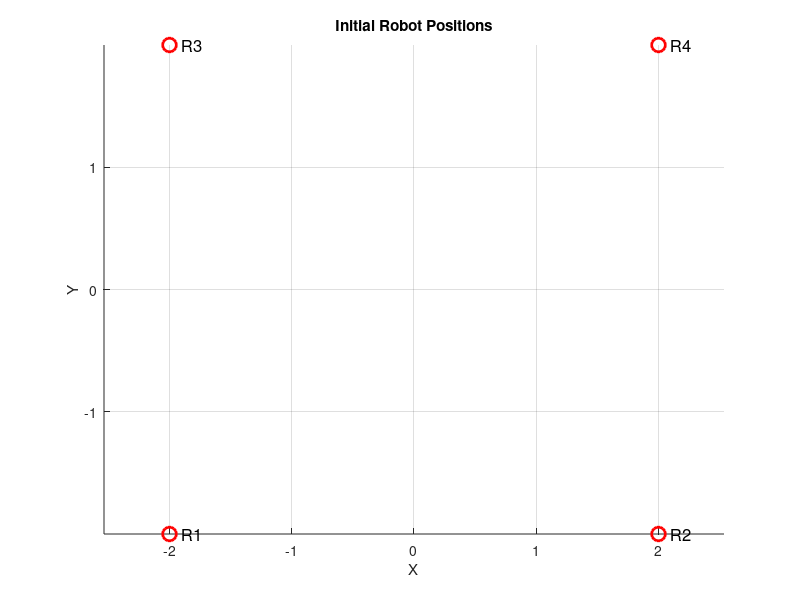

Write the MATLAB code that produced this figure. (Note: this script raises an error after producing the figure.)
fclose all; close all; clear all; clc;% Load data with original column names
% Main script
global global_noise_factor;
global global_noise_range;

global_noise_range = 0.1;
global_noise_factor = 0.0;


% Initial positions of robots
robot_start_positions = [-2 -2; 2 -2; -2 2; 2 2]
% robot_start_positions = [0 0; 5 0; 3 3; 0 5]
%       ; 2 2; 5 1; 0 2; 4 2];  % Each row is [x, y] for one robot 

positions = robot_start_positions;
figure;
hold on;
for i = 1:size(positions, 1)
    plot(positions(i,1), positions(i,2), 'ro', 'MarkerSize', 10, 'LineWidth', 2);
    text(positions(i,1)+0.1, positions(i,2), sprintf('R%d', i), 'FontSize', 12);
end
grid on;
xlabel('X');
ylabel('Y');
hold off;
title('Initial Robot Positions');
axis equal;

robot_movement= [3 1 1;
                 1 3 1;
                 2 1 2;
                 3 2 1];

%% Start conditions
% Plot initial positions
estimated_positions = robot_start_positions;  % Robot_positions would be a delinked version that shows what the robots think their location is
actual_positions = robot_start_positions;


%% Movement
% Movement of robots one step at a time

% estimated_positions = calculated_move_displacement(estimated_positions, 3, 1,1, 0.5);

robot_id = 3;
dx = 5; 
dy = 5;

estimated_positions = move_to_target(estimated_positions, 1, -1, -1, 0.5);
estimated_positions = move_to_target(estimated_positions, 2, 1, -1, 0.5);
estimated_positions = move_to_target(estimated_positions, 3, -1, 1, 0.5);
estimated_positions = move_to_target(estimated_positions, 4, 1, 1, 0.5);

for i = 1:100
    estimated_positions = move_to_target(estimated_positions, 1, -1, -1, 0.5);
    estimated_positions = move_to_target(estimated_positions, 2, 1, -1, 0.5);
    estimated_positions = move_to_target(estimated_positions, 3, -1, 1, 0.5);
    estimated_positions = move_to_target(estimated_positions, 4, 1, 1, 0.5);
end


%     % Obtain position from sensor after other robots moved 
% %     distances = computeDistances(actual_positions);
% %     robot_received_data = getNeighborData(estimated_positions, distances, robot_id); % Get neighbour data
% %     estimated_positions(robot_id,:) = Trilateration_2D(robot_received_data);    % calculate own position
% 
%     plotRobotsAfter(estimated_positions);
% 
%     actual_positions = moveRobot(actual_positions, robot_id, dx, dy);
% 
%     % Estimate it's movement again
%     distances = computeDistances(actual_positions);
%     robot_received_data = getNeighborData(estimated_positions, distances, robot_id); % Get neighbour data
%     estimated_positions(robot_id,:) = Trilateration_2D(robot_received_data);    % calculate own position
% 
% 
% 
% % Obtain position from sensor
%     distances = computeDistances(actual_positions);
%     robot_received_data = getNeighborData(estimated_positions, distances, robot_id); % Get neighbour data
%     estimated_positions(robot_id,:) = Trilateration_2D(robot_received_data);    % calculate own position
% 
    plotRobotsAfter(estimated_positions);





%     robot_positions = moveRobot(robot_positions, robot_id, dx, dy);
%     robot_received_data = getNeighborData(robot_positions, distances, robot_id); % Get neighbour data
%     [x, y] = Trilateration_2D(robot_received_data);    % calculate own position
%     robot_positions(robot_id,:) = [x,y];                % Update own position 



% robot_positions = calculated_move_displacement(robot_positions, 1, 3,1, 1);
% robot_positions = calculated_move_displacement(robot_positions, 2, 1,2, 1);
% robot_positions = calculated_move_displacement(robot_positions, 3, 2,1, 1);



%% Final position plotting
positions = actual_positions;
for i = 1:size(positions, 1)
    plot(positions(i,1), positions(i,2), 'ro', 'MarkerSize', 10, 'LineWidth', 2);
end



%%
function robot_positions = move_to_target(robot_positions, robot_id, target_x, target_y, step_size)
    % Step 1: Estimate current position using trilateration
    distances = computeDistances(robot_positions);
    neighbor_data = getNeighborData(robot_positions, distances, robot_id); 
    [x_est, y_est] = Trilateration_2D(neighbor_data);
    robot_positions(robot_id, :) = [x_est, y_est];  % Update estimated position
    
    % Step 2: Compute total displacement
    total_dx = target_x - x_est;
    total_dy = target_y - y_est;
    total_distance = norm([total_dx, total_dy]);
    
    % Step 3: Calculate number of steps
    steps = max(1, round(total_distance / step_size));
    
    % Step 4: Compute displacement per step
    dx_step = total_dx / steps;
    dy_step = total_dy / steps;
    
    % Step 5: Interpolated movement
    for i = 1:steps
        robot_positions = calculated_move(robot_positions, robot_id, dx_step, dy_step);
    end

    % Step 6: Final position update using trilateration
    distances = computeDistances(robot_positions);
    neighbor_data = getNeighborData(robot_positions, distances, robot_id);
    [x_est, y_est] = Trilateration_2D(neighbor_data);
    robot_positions(robot_id, :) = [x_est, y_est];
    
    % Optional: plot after movement
    plotRobotsAfter(robot_positions);
end

function robot_positions = calculated_move(robot_positions, robot_id, dx,dy)
    robot_positions = moveRobot(robot_positions, robot_id, dx, dy);
    distances = computeDistances(robot_positions);
    robot_received_data = getNeighborData(robot_positions, distances, robot_id); % Get neighbour data
    [x, y] = Trilateration_2D(robot_received_data);    % calculate own position
    robot_positions(robot_id,:) = [x,y];                % Update own position 
    plotRobotsAfter(robot_positions);
end


function robot_positions = calculated_move_displacement(robot_positions, robot_ids, x, y, speed)
    % robot_positions: Current positions of robots (n x 2 matrix)
    % robot_ids:       Array of robot ids to be moved
    % x, y:            The target position to move towards
    % dx, dy:          The total displacement (dx, dy)
    
    % Calculate the displacement vector from current position to target position
    displacement = [x, y];  % Target displacement for robot
    
    % Calculate the total distance to move using Pythagoras' theorem
    total_distance = norm(displacement);  % Total distance between current and target
    
    % Calculate the number of sub-steps needed
    % Each step will cover a small portion of the total displacement
    steps = 5;  % Number of steps (you can adjust this for finer control)
    if total_distance < 0.001  % If the displacement is very small, set to 1 step
        steps = 1;
    end
    
    % Calculate incremental movement per sub-step
    % The distance moved in each step
    dx_step = speed / steps;  % Incremental dx per step
    dy_step = speed / steps;  % Incremental dy per step
    
    % For each robot, move according to the steps
    for i = 1:length(robot_ids)
        robot_id = robot_ids(i);
        
        % Interpolate robot's position over each sub-step
        for j = 1:steps
            % Incremental movement for the robot
            robot_positions = calculated_move(robot_positions, robot_id, dx_step, dy_step);
        end
    end
end



%% Function for trilateration
function data = getNeighborData(robot_positions, distances, robot_id)
    % robot_positions: n x 2 matrix [x, y]
    % distances:       n x n matrix (distance from i to j)
    % robot_id:        index of the current robot (1 to n)

    n = size(robot_positions, 1);
    
    if robot_id > n || robot_id < 1
        error('robot_id is out of bounds.');
    end
    
    % Exclude the current robot
    idx = setdiff(1:n, robot_id);
    
    % Get neighbor positions and distances
    neighbor_positions = robot_positions(idx, :);
    neighbor_distances = distances(robot_id, idx)';
    
    % Combine into [x, y, d] format
    data = [neighbor_positions, neighbor_distances];
end



%% Function for trilateration
function [x, y] = Trilateration_2D(data)
    n = size(data, 1);
    
    if n < 2
        error('At least two reference points are required.');
    elseif n == 2
        % Two-circle intersection (choose one of the two possible points)
        [x1, y1, d1] = deal(data(1,1), data(1,2), data(1,3));
        [x2, y2, d2] = deal(data(2,1), data(2,2), data(2,3));
        
        D = sqrt((x2 - x1)^2 + (y2 - y1)^2);

        if D > d1 + d2 || D < abs(d1 - d2) || D == 0
            error('No solution: the circles do not intersect or are coincident.');
        end

        a = (d1^2 - d2^2 + D^2) / (2 * D);
        px = x1 + a * (x2 - x1) / D;
        py = y1 + a * (y2 - y1) / D;
        h = sqrt(d1^2 - a^2);
        rx = -(y2 - y1) * (h / D);
        ry =  (x2 - x1) * (h / D);

        x = px + rx;  % First possible solution
        y = py + ry;
        
    else
        % Least-squares trilateration for 3+ references
        A = [];
        b = [];
        x1 = data(1,1);
        y1 = data(1,2);
        d1 = data(1,3);

        for i = 2:n
            xi = data(i,1);
            yi = data(i,2);
            di = data(i,3);
            
            A_i = [2*(xi - x1), 2*(yi - y1)];
            b_i = d1^2 - di^2 + xi^2 - x1^2 + yi^2 - y1^2;
            
            A = [A; A_i];
            b = [b; b_i];
        end

        % Least-squares solution
        pos = (A\b);
        x = pos(1);
        y = pos(2);
    end
end



%% Function to plot robots
function plotRobots(positions)
    hold on;
    for i = 1:size(positions, 1)
        plot(positions(i,1), positions(i,2), 'ro', 'MarkerSize', 10, 'LineWidth', 2);
        text(positions(i,1)+0.1, positions(i,2), sprintf('R%d', i), 'FontSize', 12);
    end
    grid on;
    xlim([-1 5]);
    ylim([-1 5]);
    xlabel('X');
    ylabel('Y');
    hold off;
end
%% Function to plot robots
function plotRobotsAfter(positions)
    hold on;
    for i = 1:size(positions, 1)
        plot(positions(i,1), positions(i,2), 'bo', 'MarkerSize', 4, 'LineWidth', 2);
%         text(positions(i,1)+0.1, positions(i,2), sprintf('R%d', i), 'FontSize', 12);
    end
%     grid on;
%     xlim([-1 5]);
%     ylim([-1 5]);
%     xlabel('X');
%     ylabel('Y');
%     hold off;
end

%% Function to compute pairwise distances between robots
function distances = computeDistances(positions)
    global global_noise_range;  % Declare the global variable
% Distance + 10cm noise 
    n = size(positions, 1);
    distances = zeros(n);
%     noise_range = 0;  % 10 cm noise (in meters)
%     noise_range = 0.1;  % 10 cm noise (in meters)
    noise_range = global_noise_range;

    for i = 1:n
        for j = 1:n
            if i ~= j
                dx = positions(i,1) - positions(j,1);
                dy = positions(i,2) - positions(j,2);
                true_dist = sqrt(dx^2 + dy^2);

                % Add uniform noise between -0.1 and +0.1
                noise = (rand() - 0.5) * 2 * noise_range;
                distances(i,j) = true_dist + noise;
            end
        end
    end

end

%% Function to move a robot
function updated_positions = moveRobot(positions, robot_id, dx, dy)
    global global_noise_factor;  % Declare the global variable
    % positions: current robot positions [n x 2]
    % robot_id: index of the robot being moved
    % dx, dy: movement in x and y directions
    % noise_factor: a small value representing how much noise is proportional to movement
%     noise_factor=0.01;
%     noise_factor=0.01;
    noise_factor = global_noise_factor;

    % Calculate the updated position
    updated_positions = positions;
    updated_positions(robot_id, 1) = updated_positions(robot_id, 1) + dx;
    updated_positions(robot_id, 2) = updated_positions(robot_id, 2) + dy;

    % Calculate the noise based on movement distance (proportional to dx, dy)
    noise_x = noise_factor * dx * (2*rand - 1);  % Random noise in x (range: -dx to +dx)
    noise_y = noise_factor * dy * (2*rand - 1);  % Random noise in y (range: -dy to +dy)

    % Apply the noise to the updated positions
    updated_positions(robot_id, 1) = updated_positions(robot_id, 1) + noise_x;
    updated_positions(robot_id, 2) = updated_positions(robot_id, 2) + noise_y;
end